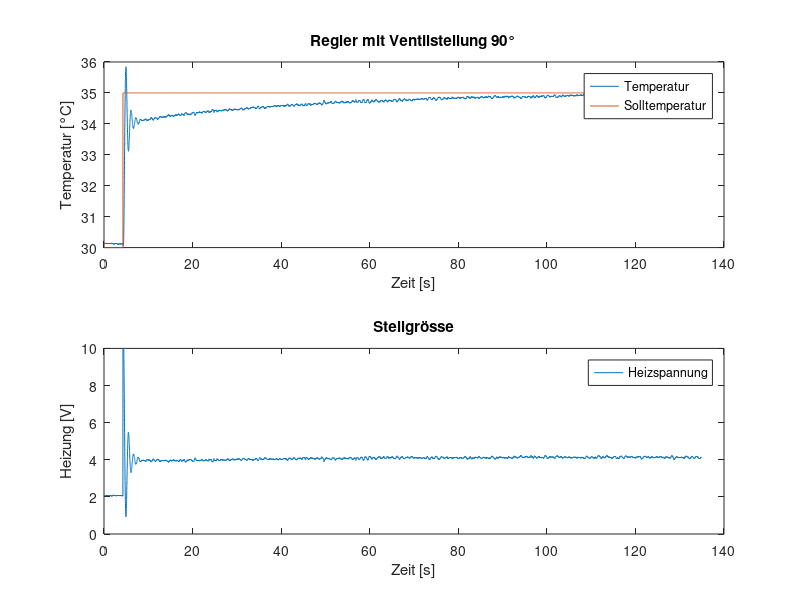
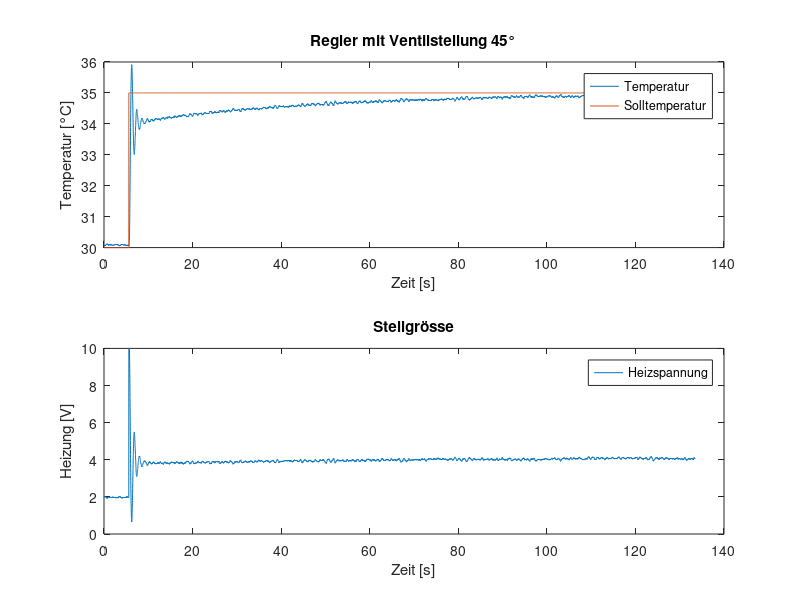

Source code (MATLAB) for these figures, in order:
% load the measurements
data_full = load('vorsteuerung_step_full.mat');
data_half = load('vorsteuerung_step_half.mat');

% plot a relevant segment of the 'full' measurement
figure(1)
subplot(2,1,1);
plot( ...
    data_full.Zeit, ...
    data_full.Temperatur, ...
    data_full.Zeit, ...
    data_full.Solltemperatur);
xlabel('Zeit [s]');
ylabel('Temperatur [°C]');
title('Regler mit Ventilstellung 90°');
legend('Temperatur', 'Solltemperatur');
subplot(2,1,2);
plot( ...
    data_full.Zeit, ...
    data_full.Heizung);
xlabel('Zeit [s]');
ylabel('Heizung [V]');
title('Stellgrösse');
legend('Heizspannung');

print '-dpdf' 'vorsteuerung_full_plot.pdf';

% plot a relevant segment of the 'half' measurement
figure(2)
subplot(2,1,1);
plot( ...
    data_half.Zeit, ...
    data_half.Temperatur, ...
    data_half.Zeit, ...
    data_half.Solltemperatur);
xlabel('Zeit [s]');
ylabel('Temperatur [°C]');
title('Regler mit Ventilstellung 45°');
legend('Temperatur', 'Solltemperatur');
subplot(2,1,2);
plot( ...
    data_half.Zeit, ...
    data_half.Heizung);
xlabel('Zeit [s]');
ylabel('Heizung [V]');
title('Stellgrösse');
legend('Heizspannung');

print '-dpdf' 'vorsteuerung_half_plot.pdf';

